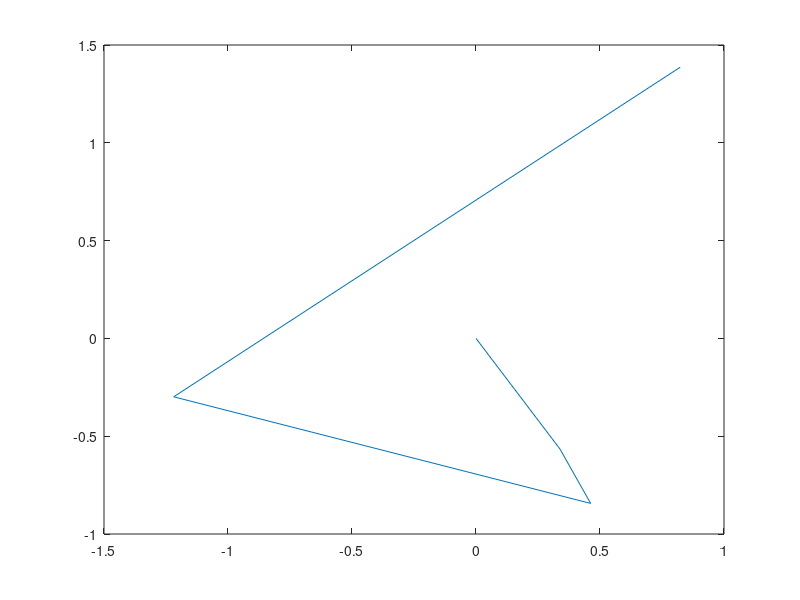

MATLAB code for this plot:
particles = zeros(2, 1000);

n = input('Time: ');
r = input('Distance: ');

M = zeros(1, n);
position = zeros(2, n);

for t = 1:n - 1
    particles = particles + randn(2, 1000);
    position(:, t + 1) = particles(:, 1000);
    M(t + 1) = length(find((particles(1, :).^2 + particles(2, :).^2) > r ^ 2));
end

disp(M);
plot(position(1, :), position(2, :));



